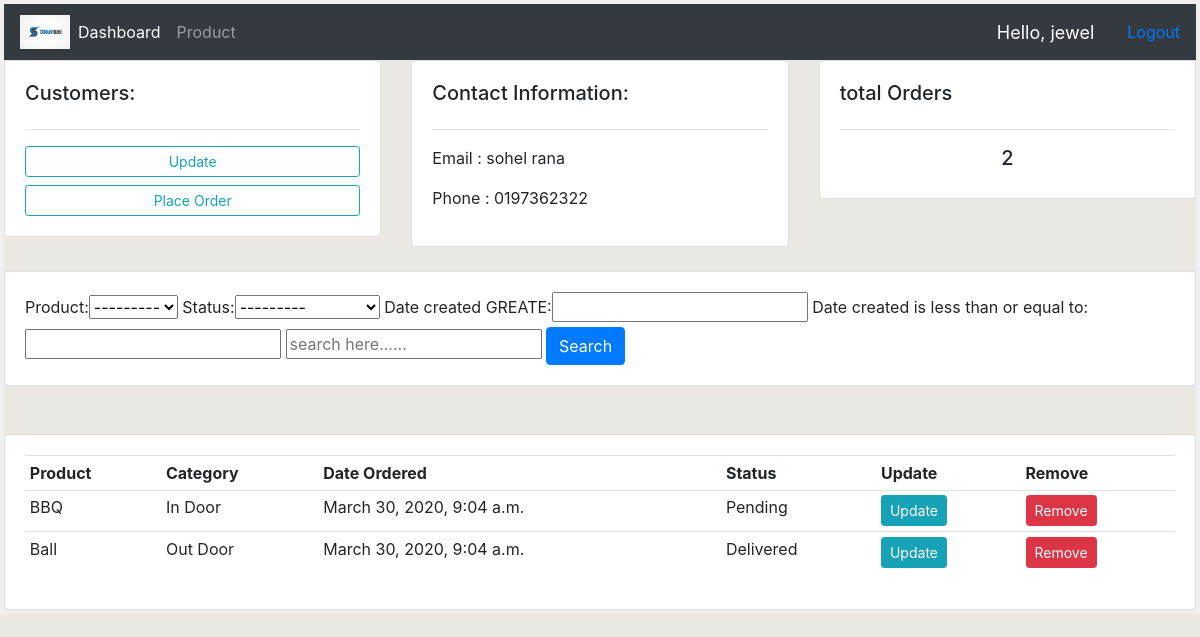
Page /customer/9 (signed in) on the committed database.
### accounts/models.py (models this page shows, shortened)
class Customer(models.Model):
    user = models.OneToOneField(User, null=True, on_delete=models.CASCADE)
    name = models.CharField(max_length=200, null= True)
    phone = models.CharField(max_length=200, null= True)
    email = models.CharField(max_length=200, null = True)
    date_created = models.DateTimeField(auto_now_add=True)

class Order(models.Model):
    STATUS = (
       ('Pending', 'Pending'),
        ('Out for Delivery', 'Out For Delivery'),
        ('Delivered',  'Delivered')
    )
    customer = models.ForeignKey(Customer, null= True, on_delete=models.SET_NULL)
    product = models.ForeignKey(Product, null = True, on_delete=models.SET_NULL)
    date_created = models.DateTimeField(auto_now_add=True, null = True)
    status = models.CharField(max_length=200, null= True, choices= STATUS)

class Product(models.Model):
    CATEGORY = (
        ('In Door', 'In Door'),
        ('Out Door', 'Out Door')
    )
    name = models.CharField(max_length=200, null= True)
    price =models.FloatField(null=True)
    category =models.CharField(max_length=200, null= True, choices= CATEGORY)
    description =models.CharField(max_length=200, null= True, blank = True)
    date_created =models.DateTimeField(auto_now_add=True, null = True)
    tag = models.ManyToManyField(Tag)
    def __str__(self):
        return self.name

### accounts/decorators.py (the view)
        def wrapper_func(request, *args, **kwargs):
            group = None
            if request.user.groups.exists():
                group = request.user.groups.all()[0].name
            if group in allowed_roles:
                return view_func(request, *args, **kwargs)
            else:
                return HttpResponse("you are not Authorized this page")

### accounts/views.py (called while the page is built)
@allowed_users(allowed_roles =['admin'])
@login_required(login_url='login')
def customer(request, pk_test):
    customer = Customer.objects.get(id = pk_test)
    orders = customer.order_set.all()
    total_order = orders.count()
    myFilter = OrderFilter(request.GET, queryset=orders)
    orders = myFilter.qs
    context={'customer':customer, 'orders': orders, 'total_order':total_order, 'myFilter':myFilter}
    return render(request, 'accounts/customer.html', context)

### accounts/templates/accounts/customer.html
{% extends 'accounts/main.html' %}
{% block content %}
    <div class="row">
        <div class="col-md-4">
            <div class="card card-body">
                <h5>Customers: </h5>
                <hr>
                <a class="btn btn-outline-info btn-sm btn-block " href="{% url 'updateorder' customer.id%}">Update</a>
                <a class="btn btn-outline-info btn-sm  btn-block"   href="{% url 'createupdate' customer.id %}">Place Order</a>
            </div>
        </div>
        <div class="col-md-4">
            <div class="card card-body">
                <h5>Contact Information: </h5>
                <hr>
                <p>Email : {{customer.name}}</p>
                <p>Phone : {{customer.phone}}</p>
            </div>
        </div>
        <div class="col-md-4">
            <div class="card card-body">
                <h5>total Orders </h5>
                <hr>
                <h5 class="text-center p-30">{{total_order}}</h5>
            </div>
        </div>
    </div>
    <br>
    <div class="row">
        <div class="col">
            <div class="card card-body">
                <form method="GET">
                    {{myFilter.form}}
                    <input class="" type="text" placeholder="search here......">
                    <button class="btn btn-primary " type="submit">Search</button>
                </form>
            </div>
        </div>
    </div>
    <br>
    <br>
    <div class="row">
        <div class="col-md">
            <div class="card card-body">
                <table class="table table-sm">
                    <tr>
                        <th>Product</th>
                        <th>Category</th>
                        <th>Date Ordered</th>
                        <th>Status</th>
                        <th>Update</th>
                        <th>Remove</th>
                    </tr>
                    {% for order in orders %}
                        <tr>
                            <td>{{order.product}}</td>
                            <td>{{order.product.category}}</td>
                            <td>{{order.date_created}}</td>
                            <td>{{order.status}}</td>
                            <td><a class="btn btn-sm btn-info" href="#" >Update</a></td>
                            <td><a class="btn btn-sm btn-danger" href="#" >Remove</a></td>
                        </tr>
                    {% endfor %}
                </table>
            </div>
        </div>
    </div>
{% endblock %}

### accounts/templates/accounts/navbar.html (shortened to what this page needs)
{% load static %}
<nav class="navbar navbar-expand-lg navbar-dark bg-dark">
    <a href="{% url 'home' %}">
    <img id="logo" height="40" width= "50" src= "{% static '/images/logo.jpg'%}" >
    </a>
      <div class="collapse navbar-collapse" id="navbarNav">
        <ul class="navbar-nav">
          {% if request.user.is_staff %}
            <li class="nav-item active">
            <a class="nav-link" href="{% url 'home' %}">Dashboard</a>
          </li>
          <li class="nav-item">
            <a class="nav-link" href="{% url 'product' %}">Product</a>
          </li>
          {% endif %}
        </ul>
      </div>
    <span class ="hello">Hello, {{request.user}}</span>
    <span><a href ={% url 'logout' %}>Logout</a> </span>
  </nav>

### static/css/main.css (style rules this page uses)
img { height: 10%; }
body { border: 4px solid #f1f0f0; background-color: rgb(235, 232, 228); }

### accounts/templates/accounts/navbar.html (style rules this page uses)
.hello { font-size: 18px; margin-right: 30px; padding: 3px; color: white; }

### rows in the picture
Customer: name "sohel rana", phone "0197362322"
Order: product "BBQ", product.category "In Door", date_created "March 30, 2020, 9:04 a.m.", status "Pending"
Order: product "Ball", product.category "Out Door", date_created "March 30, 2020, 9:04 a.m.", status "Delivered"

### other values in the picture
{{ request.user }} "jewel"
{{ total_order }} "2"
